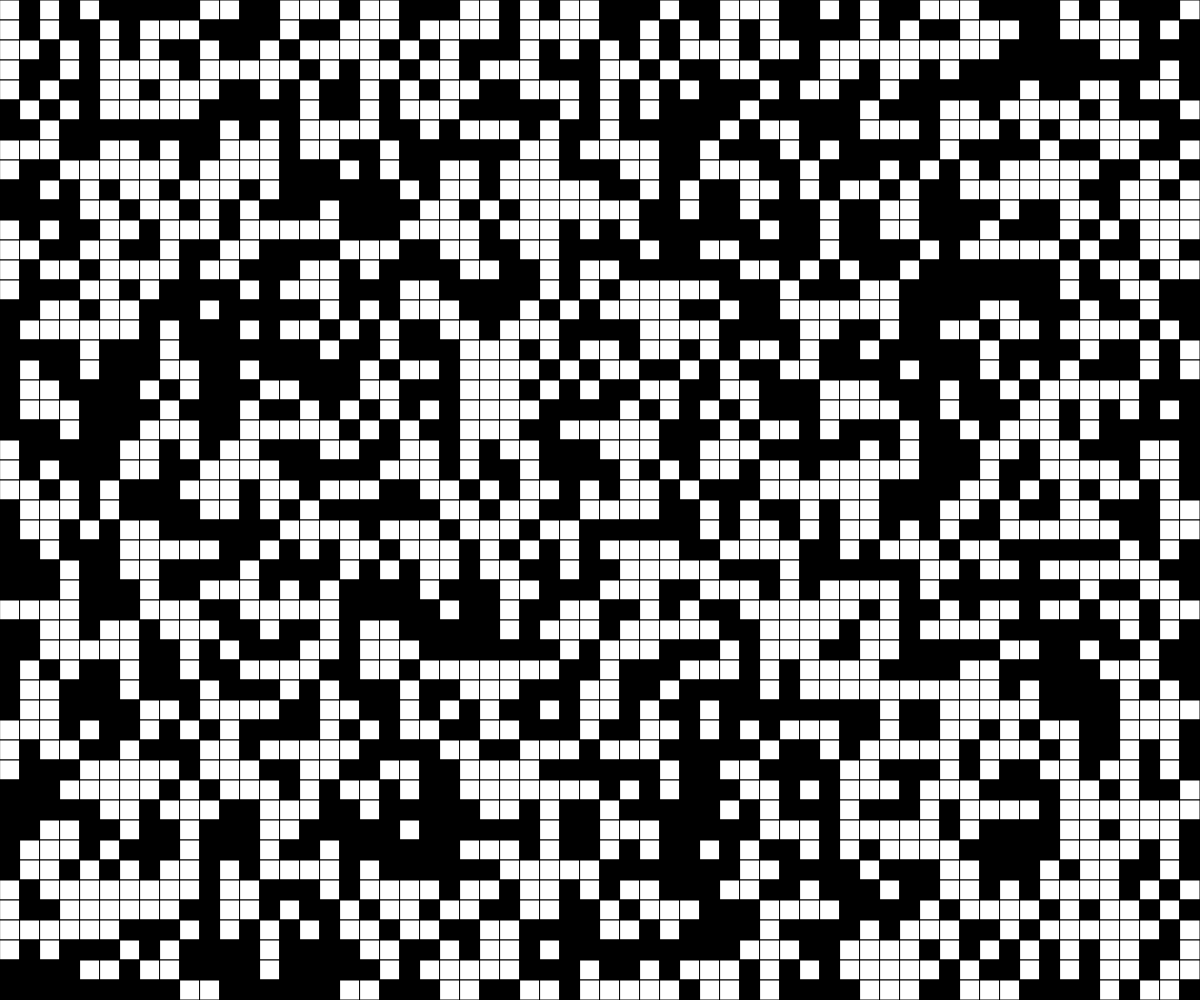
Frame 1 (no input)
Frame 60 (no input): identical to frame 1, image omitted
Frame 120 (the mouse pressed at the canvas centre since frame 60): identical to frame 1, image omitted

The p5.js sketch that drew this single still picture (run headless with seeded random() and noise() and a simulated clock; from frame 60 on, the mouse is pressed at the canvas centre):

// p5.js sketch
// ── sketch.js
//  Rectangle Grid
// 2D Array Demo

const CELL_SIZE = 20;
let grid;
let rows;
let cols;

function setup() {
  createCanvas(windowWidth, windowHeight);
  cols = Math.ceil(width / CELL_SIZE);
  rows = Math.ceil(height / CELL_SIZE);
  grid = generateRandomGrid(cols, rows);
}

function draw() {
  background(220);
  displayGrid();
}

function generateRandomGrid(cols, rows) {
  let newGrid = [];

  for (let y = 0; y < rows; y++) {
    newGrid.push([]);
    for (let x = 0; x < cols; x++) {
      if (random(100) < 50) {
        newGrid[y].push(0);
      }
      else {
        newGrid[y].push(1);
      }
    }
  }
  return newGrid;
}

function displayGrid() {
  for (let y = 0; y < rows; y++) {
    for (let x = 0; x < cols; x++) {
      if (grid[y][x] === 0) {
        fill(0); // black
      }
      else if (grid[y][x] === 1) {
        fill(255); // white
      }
      rect(x * CELL_SIZE, y * CELL_SIZE, CELL_SIZE);
    }
  }
}
